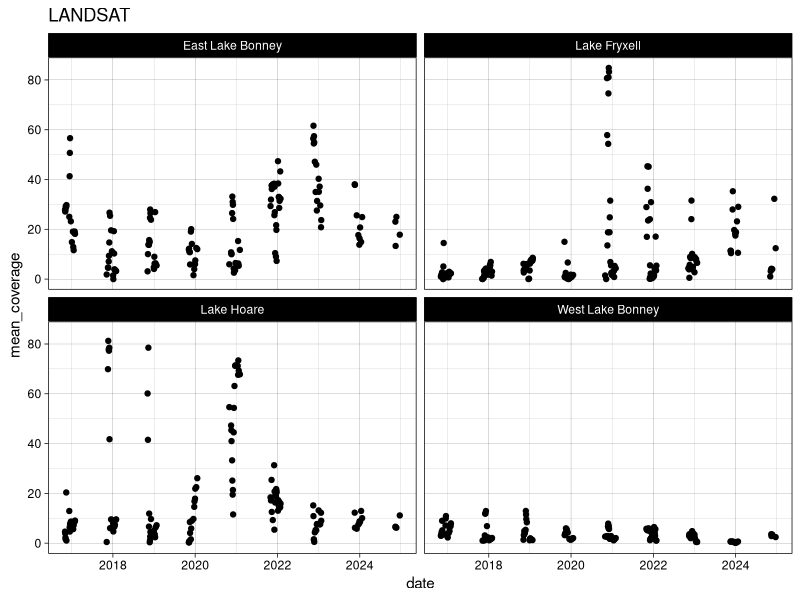
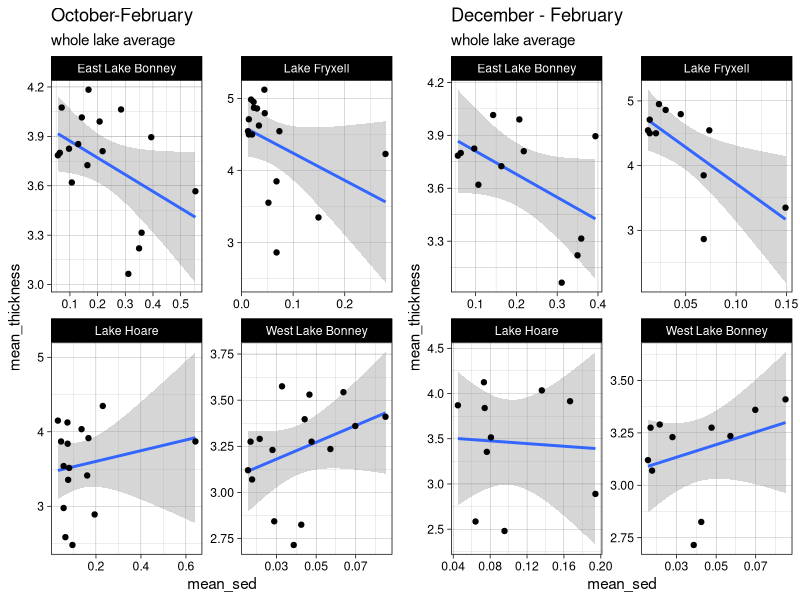
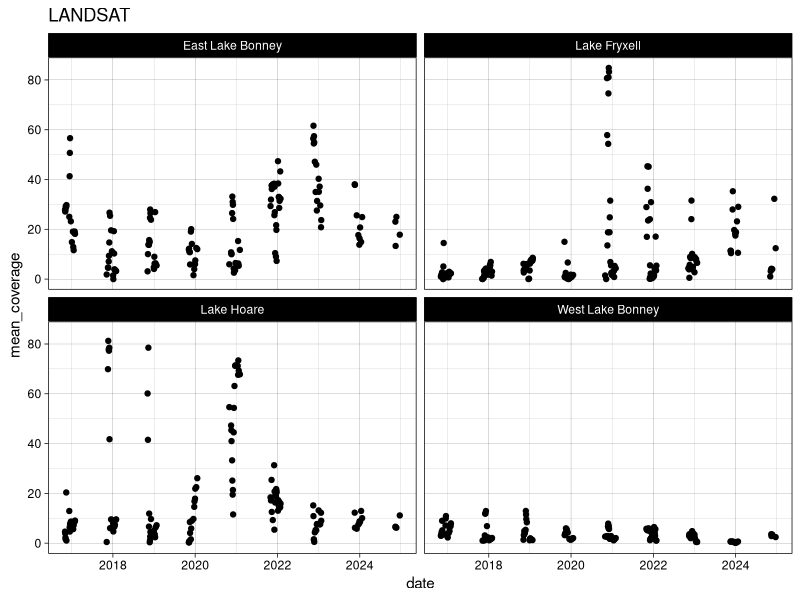
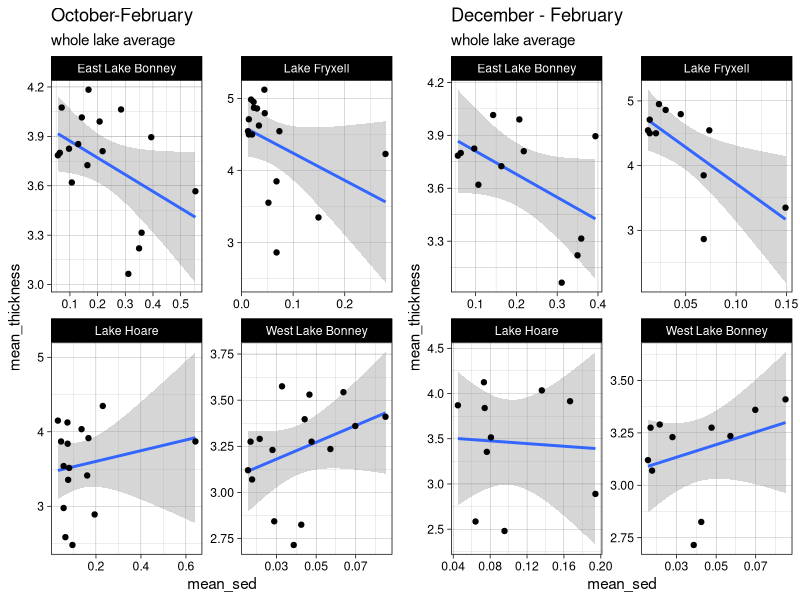

The R source for these figures, in order:
### TVLakes Whole Lake vs. Ice Thickness #######
#libraries
library(tidyverse)
library(lubridate)
library(broom)
library(ggpubr)

#set working directory
setwd("~/Documents/R-Repositories/MCM-LTER-MS")

#load file
sedi <- read_csv("data/sediment abundance data/LANDSAT_sediment_abundances_20250301.csv") |> 
  mutate(date = ymd(date), 
         mean_coverage = sediment_abundance*100, 
         year = year(date), 
         month = month(date))

#un-comment this out if using a file with the old lake naming
#sed$lake[sed$lake== "fryxell"] = "Lake Fryxell"
#sed$lake[sed$lake== "hoare"] = "Lake Hoare"
#sed$lake[sed$lake== "eastlobe"] = "East Lake Bonney"
#sed$lake[sed$lake== "westlobe"] = "West Lake Bonney"


## test to fix the seasons issue
get_season <- function(date) {
  month <- month(date)
  year <- year(date)
  
  if (month %in% c(11, 12)) {
    return(paste0("Summer ", year))  # November and December belong to the current winter
  } else if (month == 1) {
    return(paste0("Summer ", year - 1))  # January belongs to the previous winter
  } else if (month == 2) {
    return(paste0("Summer ", year - 1))  # February belongs to the previous winter
  } else if (month == 3) {
    return(paste0("Fall ", year))  # March is Spring
  } else if (month %in% 4:5) {
    return(paste0("Fall ", year))  # April and May are Spring
  } else if (month == 6) {
    return(paste0("Winter ", year))  # June is Summer
  } else if (month %in% 7:8) {
    return(paste0("Winter ", year))  # July and August are Summer
  } else if (month == 9) {
    return(paste0("Spring ", year))  # September is Fall
  } else if (month %in% 10) {
    return(paste0("Summer ", year))  # October is Fall
  }
}

#plot sediment abundances
ggplot(sedi, aes(date, mean_coverage)) + 
  geom_point() + 
  facet_wrap(vars(lake)) + 
  theme_linedraw() + 
  ggtitle("LANDSAT")

ggsave("plots/manuscript_plots/wholelakesed.png", width = 6.5, height = 3.5, units = "in", dpi = 500)


# Apply the function and group by season
alllakes <- sedi |> 
  mutate(season = sapply(date, get_season), 
         year = year(date), 
         month = month(date))

## load lake ice: 
lakeice <- read_csv("data/lake ice/mcmlter-lake-ice_thickness-20230726 (1).csv") |> 
  mutate(date_time = mdy_hm(date_time), 
         month = month(date_time), 
         year = year(date_time),
         year = as.numeric(year),
         z_water_m = z_water_m*-1) |> 
  filter(lake == "Lake Fryxell" | lake == "Lake Hoare" | lake == "East Lake Bonney" | lake == "West Lake Bonney")

li_summary = lakeice |> 
  group_by(year, month, lake) |> 
  summarize(mean_thickness = mean(z_water_m, na.rm = T)) |> 
  filter(year > 2014)

## sediment
sed <- alllakes |> 
  group_by(year, month, lake) |> 
  summarize(mean_sed = mean(sediment_abundance, na.rm = T)) |> 
  print()

fulljoined = full_join(sed, li_summary) |> 
  drop_na()

##### plot
plot1 = ggplot(fulljoined, aes(mean_sed, mean_thickness)) + 
  geom_smooth(method = "lm") + 
  geom_point() + 
  facet_wrap(vars(lake), scales = "free") + 
  ggtitle("October-February", 
          subtitle = "whole lake average") + 
  theme_linedraw()

### now remove November and October Values
fulljoin_filter <- fulljoined |> 
  filter(month == 12 | month == 1 | month == 2)

plot2 = ggplot(fulljoin_filter, aes(mean_sed, mean_thickness)) + 
  geom_smooth(method = "lm") + 
  geom_point() + 
  facet_wrap(vars(lake), scales = "free") + 
  ggtitle("December - February",
          subtitle = "whole lake average") + 
  theme_linedraw()

ggarrange(plot1, plot2)

ggsave("plots/GEE/alllakes/analysis plots/wholelakesed_vsthickness.png", width = 6.5, height = 3.5, units = "in", dpi = 500)









